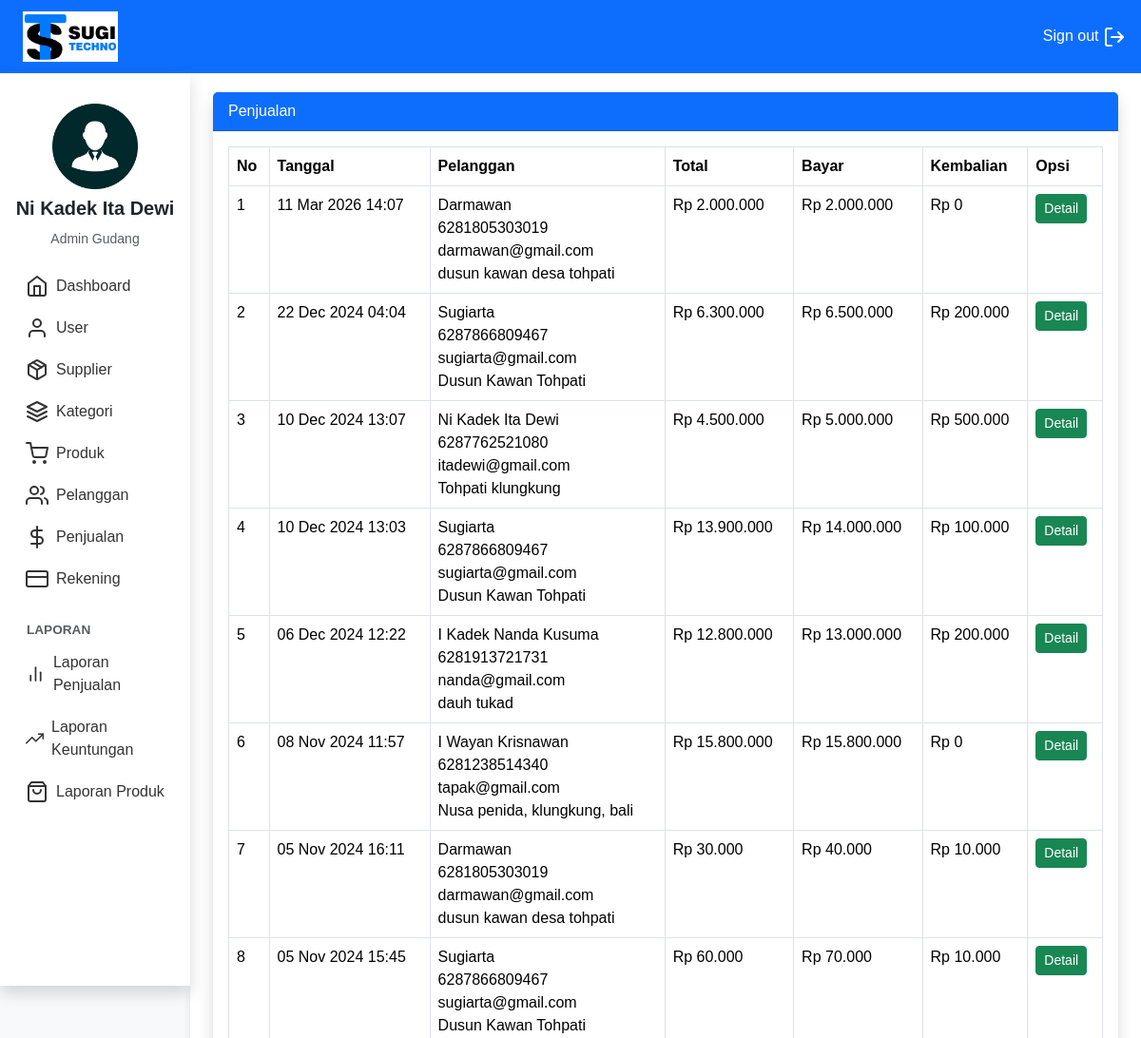
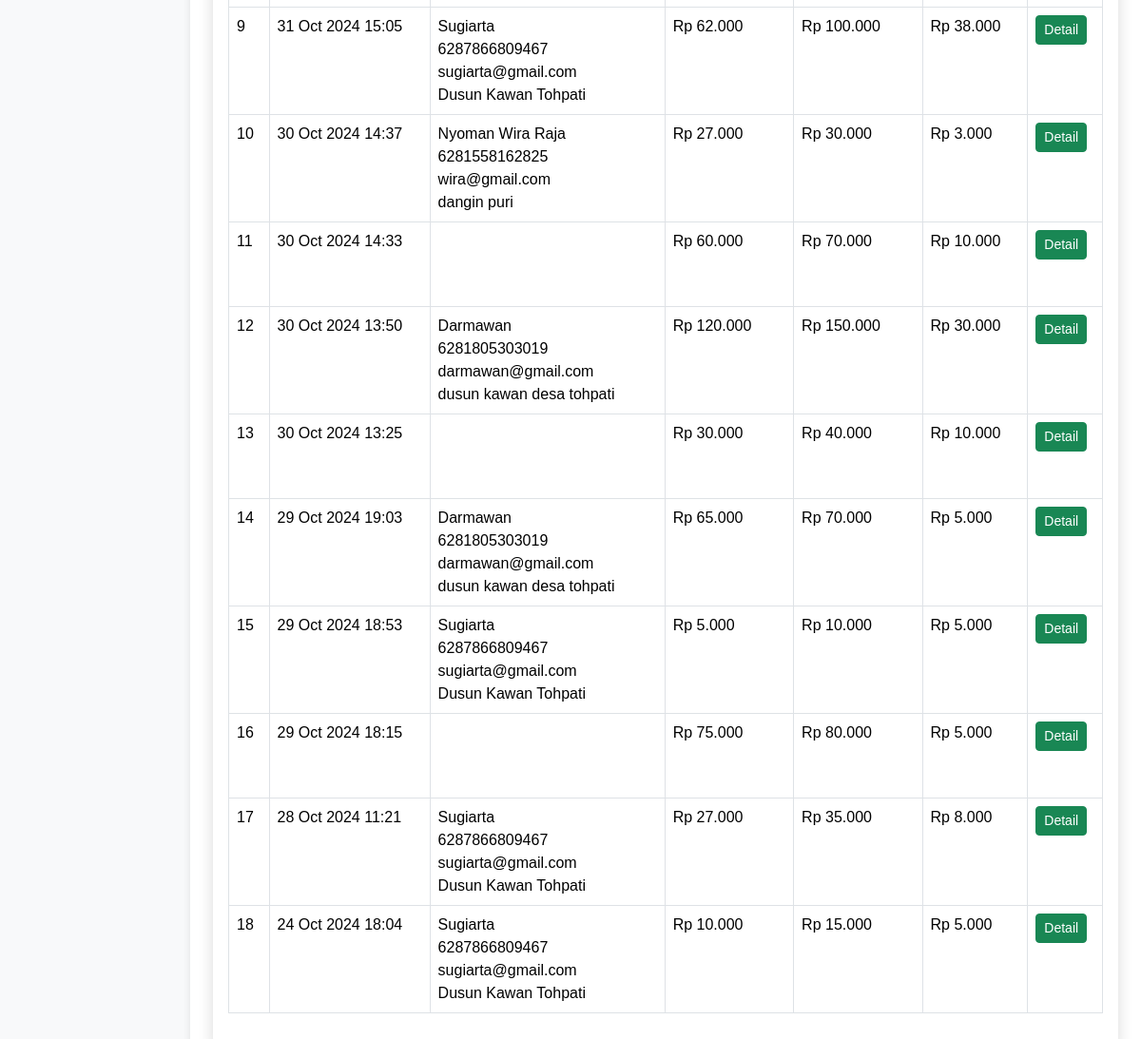
The app's page /Gudang/index.php?page=penjualan (signed in) with its own data (2 pictures, top to bottom).
### tables this page shows
CREATE TABLE `penjualan` (
  `id_penjualan` int(11) NOT NULL,
  `id_pelanggan` int(11) DEFAULT NULL,
  `id_rekening` int(11) NOT NULL,
  `id_toko` int(11) NOT NULL,
  `id_user` int(11) NOT NULL,
  `tanggal_penjualan` datetime NOT NULL,
  `total_penjualan` int(11) NOT NULL,
  `bayar_penjualan` int(11) NOT NULL,
  `kembalian_penjualan` int(11) NOT NULL
);

CREATE TABLE `pelanggan` (
  `id_pelanggan` int(11) NOT NULL,
  `id_toko` int(11) NOT NULL,
  `nama_pelanggan` varchar(100) NOT NULL,
  `email_pelanggan` varchar(100) NOT NULL,
  `telepon_pelanggan` varchar(25) NOT NULL,
  `alamat_pelanggan` varchar(100) NOT NULL
);

### functions.php (called while the page is built)
<?php
function formatRupiah($angka){
    return "Rp " . number_format($angka,0,',','.');
}
?>

### Gudang/penjualan.php (the view)
<?php
include '../functions.php';
$id_toko = $_SESSION['user']['id_toko'];
$penjualan = array();
$ambil = $koneksi->query("SELECT * FROM penjualan
                        LEFT JOIN pelanggan ON penjualan.id_pelanggan=pelanggan.id_pelanggan
                        WHERE penjualan.id_toko='$id_toko' ORDER BY id_penjualan DESC");
while($tiap = $ambil->fetch_assoc())
{
    $penjualan[] = $tiap;
}
?>
<div class="card border-0 shadow">
    <div class="card-header bg-primary text-white">Penjualan</div>
    <div class="card-body">
        <table class="table table-bordered" id="tabel">
            <thead>
                <tr>
                    <th>No</th>
                    <th>Tanggal</th>
                    <th>Pelanggan</th>
                    <th>Total</th>
                    <th>Bayar</th>
                    <th>Kembalian</th>
                    <th>Opsi</th>
                </tr>
            </thead>
            <tbody>
                <?php foreach($penjualan as $key => $value): ?>
                <tr>
                    <td><?php echo$key+1 ?></td>
                    <td><?php echo date("d M Y H:i", strtotime($value["tanggal_penjualan"])) ?></td>
                    <td>
                        <?php echo $value["nama_pelanggan"] ?> <br>
                        <?php echo $value["telepon_pelanggan"] ?> <br>
                        <?php echo $value["email_pelanggan"] ?> <br>
                        <?php echo $value["alamat_pelanggan"] ?>
                    </td>
                    <td><?php echo formatRupiah($value["total_penjualan"]) ?></td>
                    <td><?php echo formatRupiah($value["bayar_penjualan"]) ?></td>
                    <td><?php echo formatRupiah($value["kembalian_penjualan"]) ?></td>
                    <td>
                        <a class="btn btn-success btn-sm" href="index.php?page=penjualan_produk&id=<?php echo $value["id_penjualan"] ?>">Detail</a>
                    </td>
                </tr>
                <?php endforeach; ?>
            </tbody>
        </table>
    </div>
</div>

### Gudang/index.php (style rules this page uses)
body { font-family: 'Arial', sans-serif; background-color: #f8f9fa; }

### records on screen
penjualan: tanggal_penjualan "11 Mar 2026 14:07", id_pelanggan.nama_pelanggan "Darmawan", id_pelanggan.telepon_pelanggan "6281805303019", id_pelanggan.email_pelanggan "darmawan@gmail.com", id_pelanggan.alamat_pelanggan "dusun kawan desa tohpati", total_penjualan "Rp 2.000.000", bayar_penjualan "Rp 2.000.000", kembalian_penjualan "Rp 0"
penjualan: tanggal_penjualan "22 Dec 2024 04:04", id_pelanggan.nama_pelanggan "Sugiarta", id_pelanggan.telepon_pelanggan "6287866809467", id_pelanggan.email_pelanggan "sugiarta@gmail.com", id_pelanggan.alamat_pelanggan "Dusun Kawan Tohpati", total_penjualan "Rp 6.300.000", bayar_penjualan "Rp 6.500.000", kembalian_penjualan "Rp 200.000"
penjualan: tanggal_penjualan "10 Dec 2024 13:07", id_pelanggan.nama_pelanggan "Ni Kadek Ita Dewi", id_pelanggan.telepon_pelanggan "6287762521080", id_pelanggan.email_pelanggan "itadewi@gmail.com", id_pelanggan.alamat_pelanggan "Tohpati klungkung", total_penjualan "Rp 4.500.000", bayar_penjualan "Rp 5.000.000", kembalian_penjualan "Rp 500.000"
penjualan: tanggal_penjualan "10 Dec 2024 13:03", id_pelanggan.nama_pelanggan "Sugiarta", id_pelanggan.telepon_pelanggan "6287866809467", id_pelanggan.email_pelanggan "sugiarta@gmail.com", id_pelanggan.alamat_pelanggan "Dusun Kawan Tohpati", total_penjualan "Rp 13.900.000", bayar_penjualan "Rp 14.000.000", kembalian_penjualan "Rp 100.000"
penjualan: tanggal_penjualan "06 Dec 2024 12:22", id_pelanggan.nama_pelanggan "I Kadek Nanda Kusuma", id_pelanggan.telepon_pelanggan "6281913721731", id_pelanggan.email_pelanggan "nanda@gmail.com", id_pelanggan.alamat_pelanggan "dauh tukad", total_penjualan "Rp 12.800.000", bayar_penjualan "Rp 13.000.000", kembalian_penjualan "Rp 200.000"
penjualan: tanggal_penjualan "08 Nov 2024 11:57", id_pelanggan.nama_pelanggan "I Wayan Krisnawan", id_pelanggan.telepon_pelanggan "6281238514340", id_pelanggan.email_pelanggan "tapak@gmail.com", id_pelanggan.alamat_pelanggan "Nusa penida, klungkung, bali", total_penjualan "Rp 15.800.000", bayar_penjualan "Rp 15.800.000", kembalian_penjualan "Rp 0"
penjualan: tanggal_penjualan "05 Nov 2024 16:11", id_pelanggan.nama_pelanggan "Darmawan", id_pelanggan.telepon_pelanggan "6281805303019", id_pelanggan.email_pelanggan "darmawan@gmail.com", id_pelanggan.alamat_pelanggan "dusun kawan desa tohpati", total_penjualan "Rp 30.000", bayar_penjualan "Rp 40.000", kembalian_penjualan "Rp 10.000"
penjualan: tanggal_penjualan "05 Nov 2024 15:45", id_pelanggan.nama_pelanggan "Sugiarta", id_pelanggan.telepon_pelanggan "6287866809467", id_pelanggan.email_pelanggan "sugiarta@gmail.com", id_pelanggan.alamat_pelanggan "Dusun Kawan Tohpati", total_penjualan "Rp 60.000", bayar_penjualan "Rp 70.000", kembalian_penjualan "Rp 10.000"
penjualan: tanggal_penjualan "31 Oct 2024 15:05", id_pelanggan.nama_pelanggan "Sugiarta", id_pelanggan.telepon_pelanggan "6287866809467", id_pelanggan.email_pelanggan "sugiarta@gmail.com", id_pelanggan.alamat_pelanggan "Dusun Kawan Tohpati", total_penjualan "Rp 62.000", bayar_penjualan "Rp 100.000", kembalian_penjualan "Rp 38.000"
penjualan: tanggal_penjualan "30 Oct 2024 14:37", id_pelanggan.nama_pelanggan "Nyoman Wira Raja", id_pelanggan.telepon_pelanggan "6281558162825", id_pelanggan.email_pelanggan "wira@gmail.com", id_pelanggan.alamat_pelanggan "dangin puri", total_penjualan "Rp 27.000", bayar_penjualan "Rp 30.000", kembalian_penjualan "Rp 3.000"
penjualan: tanggal_penjualan "30 Oct 2024 14:33", total_penjualan "Rp 60.000", bayar_penjualan "Rp 70.000", kembalian_penjualan "Rp 10.000"
penjualan: tanggal_penjualan "30 Oct 2024 13:50", id_pelanggan.nama_pelanggan "Darmawan", id_pelanggan.telepon_pelanggan "6281805303019", id_pelanggan.email_pelanggan "darmawan@gmail.com", id_pelanggan.alamat_pelanggan "dusun kawan desa tohpati", total_penjualan "Rp 120.000", bayar_penjualan "Rp 150.000", kembalian_penjualan "Rp 30.000"
penjualan: tanggal_penjualan "30 Oct 2024 13:25", total_penjualan "Rp 30.000", bayar_penjualan "Rp 40.000", kembalian_penjualan "Rp 10.000"
penjualan: tanggal_penjualan "29 Oct 2024 19:03", id_pelanggan.nama_pelanggan "Darmawan", id_pelanggan.telepon_pelanggan "6281805303019", id_pelanggan.email_pelanggan "darmawan@gmail.com", id_pelanggan.alamat_pelanggan "dusun kawan desa tohpati", total_penjualan "Rp 65.000", bayar_penjualan "Rp 70.000", kembalian_penjualan "Rp 5.000"
penjualan: tanggal_penjualan "29 Oct 2024 18:53", id_pelanggan.nama_pelanggan "Sugiarta", id_pelanggan.telepon_pelanggan "6287866809467", id_pelanggan.email_pelanggan "sugiarta@gmail.com", id_pelanggan.alamat_pelanggan "Dusun Kawan Tohpati", total_penjualan "Rp 5.000", bayar_penjualan "Rp 10.000", kembalian_penjualan "Rp 5.000"
penjualan: tanggal_penjualan "29 Oct 2024 18:15", total_penjualan "Rp 75.000", bayar_penjualan "Rp 80.000", kembalian_penjualan "Rp 5.000"
penjualan: tanggal_penjualan "28 Oct 2024 11:21", id_pelanggan.nama_pelanggan "Sugiarta", id_pelanggan.telepon_pelanggan "6287866809467", id_pelanggan.email_pelanggan "sugiarta@gmail.com", id_pelanggan.alamat_pelanggan "Dusun Kawan Tohpati", total_penjualan "Rp 27.000", bayar_penjualan "Rp 35.000", kembalian_penjualan "Rp 8.000"
penjualan: tanggal_penjualan "24 Oct 2024 18:04", id_pelanggan.nama_pelanggan "Sugiarta", id_pelanggan.telepon_pelanggan "6287866809467", id_pelanggan.email_pelanggan "sugiarta@gmail.com", id_pelanggan.alamat_pelanggan "Dusun Kawan Tohpati", total_penjualan "Rp 10.000", bayar_penjualan "Rp 15.000", kembalian_penjualan "Rp 5.000"

### other values on screen
$_SESSION['user']['nama_user'] "Ni Kadek Ita Dewi"
